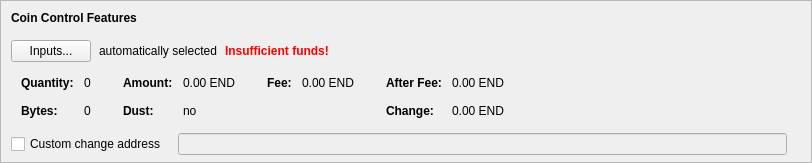
    <widget class="QFrame" name="frameCoinControl">
     <property name="sizePolicy">
      <sizepolicy hsizetype="Expanding" vsizetype="Expanding">
       <horstretch>0</horstretch>
       <verstretch>0</verstretch>
      </sizepolicy>
     </property>
     <property name="maximumSize">
      <size>
       <width>16777215</width>
       <height>16777215</height>
      </size>
     </property>
     <property name="frameShape">
      <enum>QFrame::StyledPanel</enum>
     </property>
     <property name="frameShadow">
      <enum>QFrame::Sunken</enum>
     </property>
     <layout class="QVBoxLayout" name="verticalLayoutCoinControl2">
      <property name="spacing">
       <number>0</number>
      </property>
      <property name="leftMargin">
       <number>0</number>
      </property>
      <property name="topMargin">
       <number>0</number>
      </property>
      <property name="rightMargin">
       <number>0</number>
      </property>
      <property name="bottomMargin">
       <number>6</number>
      </property>
      <item>
       <layout class="QVBoxLayout" name="verticalLayoutCoinControl" stretch="0,0,0,0,1">
        <property name="spacing">
         <number>0</number>
        </property>
        <property name="leftMargin">
         <number>10</number>
        </property>
        <property name="topMargin">
         <number>10</number>
        </property>
        <item>
         <layout class="QHBoxLayout" name="horizontalLayoutCoinControl1">
          <property name="bottomMargin">
           <number>15</number>
          </property>
          <item>
           <widget class="QLabel" name="labelCoinControlFeatures">
            <property name="sizePolicy">
             <sizepolicy hsizetype="Preferred" vsizetype="Maximum">
              <horstretch>0</horstretch>
              <verstretch>0</verstretch>
             </sizepolicy>
            </property>
            <property name="font">
             <font>
              <weight>75</weight>
              <bold>true</bold>
             </font>
            </property>
            <property name="styleSheet">
             <string notr="true">font-weight:bold;</string>
            </property>
            <property name="text">
             <string>Coin Control Features</string>
            </property>
           </widget>
          </item>
         </layout>
        </item>
        <item>
         <layout class="QHBoxLayout" name="horizontalLayoutCoinControl2" stretch="0,0,0,0">
          <property name="spacing">
           <number>8</number>
          </property>
          <property name="bottomMargin">
           <number>10</number>
          </property>
          <item>
           <widget class="QPushButton" name="pushButtonCoinControl">
            <property name="styleSheet">
             <string notr="true"/>
            </property>
            <property name="text">
             <string>Inputs...</string>
            </property>
            <property name="autoDefault">
             <bool>false</bool>
            </property>
           </widget>
          </item>
          <item>
           <widget class="QLabel" name="labelCoinControlAutomaticallySelected">
            <property name="text">
             <string>automatically selected</string>
            </property>
            <property name="margin">
             <number>5</number>
            </property>
           </widget>
          </item>
          <item>
           <widget class="QLabel" name="labelCoinControlInsuffFunds">
            <property name="font">
             <font>
              <weight>75</weight>
              <bold>true</bold>
             </font>
            </property>
            <property name="styleSheet">
             <string notr="true">color:red;font-weight:bold;</string>
            </property>
            <property name="text">
             <string>Insufficient funds!</string>
            </property>
            <property name="margin">
             <number>5</number>
            </property>
           </widget>
          </item>
          <item>
           <spacer name="horizontalSpacerCoinControl">
            <property name="orientation">
             <enum>Qt::Horizontal</enum>
            </property>
            <property name="sizeHint" stdset="0">
             <size>
              <width>40</width>
              <height>1</height>
             </size>
            </property>
           </spacer>
          </item>
         </layout>
        </item>
        <item>
         <widget class="QWidget" name="widgetCoinControl" native="true">
          <property name="sizePolicy">
           <sizepolicy hsizetype="Preferred" vsizetype="Preferred">
            <horstretch>0</horstretch>
            <verstretch>0</verstretch>
           </sizepolicy>
          </property>
          <property name="minimumSize">
           <size>
            <width>0</width>
            <height>0</height>
           </size>
          </property>
          <property name="styleSheet">
           <string notr="true"/>
          </property>
          <layout class="QHBoxLayout" name="horizontalLayoutCoinControl5">
           <property name="leftMargin">
            <number>0</number>
           </property>
           <property name="topMargin">
            <number>0</number>
           </property>
           <property name="rightMargin">
            <number>0</number>
           </property>
           <property name="bottomMargin">
            <number>0</number>
           </property>
           <item>
            <layout class="QHBoxLayout" name="horizontalLayoutCoinControl3" stretch="0,0,0,1">
             <property name="spacing">
              <number>20</number>
             </property>
             <property name="topMargin">
              <number>0</number>
             </property>
             <property name="bottomMargin">
              <number>10</number>
             </property>
             <item>
              <layout class="QFormLayout" name="formLayoutCoinControl1">
               <property name="horizontalSpacing">
                <number>10</number>
               </property>
               <property name="verticalSpacing">
                <number>14</number>
               </property>
               <property name="leftMargin">
                <number>10</number>
               </property>
               <property name="topMargin">
                <number>4</number>
               </property>
               <property name="rightMargin">
                <number>6</number>
               </property>
               <item row="0" column="0">
                <widget class="QLabel" name="labelCoinControlQuantityText">
                 <property name="font">
                  <font>
                   <weight>75</weight>
                   <bold>true</bold>
                  </font>
                 </property>
                 <property name="text">
                  <string>Quantity:</string>
                 </property>
                 <property name="margin">
                  <number>0</number>
                 </property>
                </widget>
               </item>
               <item row="0" column="1">
                <widget class="QLabel" name="labelCoinControlQuantity">
                 <property name="cursor">
                  <cursorShape>IBeamCursor</cursorShape>
                 </property>
                 <property name="contextMenuPolicy">
                  <enum>Qt::ActionsContextMenu</enum>
                 </property>
                 <property name="text">
                  <string notr="true">0</string>
                 </property>
                 <property name="margin">
                  <number>0</number>
                 </property>
                 <property name="textInteractionFlags">
                  <set>Qt::LinksAccessibleByMouse|Qt::TextSelectableByKeyboard|Qt::TextSelectableByMouse</set>
                 </property>
                </widget>
               </item>
               <item row="1" column="0">
                <widget class="QLabel" name="labelCoinControlBytesText">
                 <property name="font">
                  <font>
                   <weight>75</weight>
                   <bold>true</bold>
                  </font>
                 </property>
                 <property name="text">
                  <string>Bytes:</string>
                 </property>
                </widget>
               </item>
               <item row="1" column="1">
                <widget class="QLabel" name="labelCoinControlBytes">
                 <property name="cursor">
                  <cursorShape>IBeamCursor</cursorShape>
                 </property>
                 <property name="contextMenuPolicy">
                  <enum>Qt::ActionsContextMenu</enum>
                 </property>
                 <property name="text">
                  <string notr="true">0</string>
                 </property>
                 <property name="textInteractionFlags">
                  <set>Qt::LinksAccessibleByMouse|Qt::TextSelectableByKeyboard|Qt::TextSelectableByMouse</set>
                 </property>
                </widget>
               </item>
              </layout>
             </item>
             <item>
              <layout class="QFormLayout" name="formLayoutCoinControl2">
               <property name="horizontalSpacing">
                <number>10</number>
               </property>
               <property name="verticalSpacing">
                <number>14</number>
               </property>
               <property name="leftMargin">
                <number>6</number>
               </property>
               <property name="topMargin">
                <number>4</number>
               </property>
               <property name="rightMargin">
                <number>6</number>
               </property>
               <item row="0" column="0">
                <widget class="QLabel" name="labelCoinControlAmountText">
                 <property name="font">
                  <font>
                   <weight>75</weight>
                   <bold>true</bold>
                  </font>
                 </property>
                 <property name="text">
                  <string>Amount:</string>
                 </property>
                 <property name="margin">
                  <number>0</number>
                 </property>
                </widget>
               </item>
               <item row="0" column="1">
                <widget class="QLabel" name="labelCoinControlAmount">
                 <property name="cursor">
                  <cursorShape>IBeamCursor</cursorShape>
                 </property>
                 <property name="contextMenuPolicy">
                  <enum>Qt::ActionsContextMenu</enum>
                 </property>
                 <property name="text">
                  <string notr="true">0.00 END</string>
                 </property>
                 <property name="textInteractionFlags">
                  <set>Qt::LinksAccessibleByMouse|Qt::TextSelectableByKeyboard|Qt::TextSelectableByMouse</set>
                 </property>
                </widget>
               </item>
               <item row="1" column="0">
                <widget class="QLabel" name="labelCoinControlLowOutputText">
                 <property name="font">
                  <font>
                   <weight>75</weight>
                   <bold>true</bold>
                  </font>
                 </property>
                 <property name="text">
                  <string>Dust:</string>
                 </property>
                </widget>
               </item>
               <item row="1" column="1">
                <widget class="QLabel" name="labelCoinControlLowOutput">
                 <property name="cursor">
                  <cursorShape>IBeamCursor</cursorShape>
                 </property>
                 <property name="contextMenuPolicy">
                  <enum>Qt::ActionsContextMenu</enum>
                 </property>
                 <property name="text">
                  <string notr="true">no</string>
                 </property>
                 <property name="textInteractionFlags">
                  <set>Qt::LinksAccessibleByMouse|Qt::TextSelectableByKeyboard|Qt::TextSelectableByMouse</set>
                 </property>
                </widget>
               </item>
              </layout>
             </item>
             <item>
              <layout class="QFormLayout" name="formLayoutCoinControl3">
               <property name="horizontalSpacing">
                <number>10</number>
               </property>
               <property name="verticalSpacing">
                <number>14</number>
               </property>
               <property name="leftMargin">
                <number>6</number>
               </property>
               <property name="topMargin">
                <number>4</number>
               </property>
               <property name="rightMargin">
                <number>6</number>
               </property>
               <item row="0" column="0">
                <widget class="QLabel" name="labelCoinControlFeeText">
                 <property name="font">
                  <font>
                   <weight>75</weight>
                   <bold>true</bold>
                  </font>
                 </property>
                 <property name="text">
                  <string>Fee:</string>
                 </property>
                 <property name="margin">
                  <number>0</number>
                 </property>
                </widget>
               </item>
               <item row="0" column="1">
                <widget class="QLabel" name="labelCoinControlFee">
                 <property name="cursor">
                  <cursorShape>IBeamCursor</cursorShape>
                 </property>
                 <property name="contextMenuPolicy">
                  <enum>Qt::ActionsContextMenu</enum>
                 </property>
                 <property name="text">
                  <string notr="true">0.00 END</string>
                 </property>
                 <property name="textInteractionFlags">
                  <set>Qt::LinksAccessibleByMouse|Qt::TextSelectableByKeyboard|Qt::TextSelectableByMouse</set>
                 </property>
                </widget>
               </item>
             </layout>
             </item>
             <item>
              <layout class="QFormLayout" name="formLayoutCoinControl4">
               <property name="horizontalSpacing">
                <number>10</number>
               </property>
               <property name="verticalSpacing">
                <number>14</number>
               </property>
               <property name="leftMargin">
                <number>6</number>
               </property>
               <property name="topMargin">
                <number>4</number>
               </property>
               <property name="rightMargin">
                <number>6</number>
               </property>
               <item row="0" column="0">
                <widget class="QLabel" name="labelCoinControlAfterFeeText">
                 <property name="font">
                  <font>
                   <weight>75</weight>
                   <bold>true</bold>
                  </font>
                 </property>
                 <property name="text">
                  <string>After Fee:</string>
                 </property>
                 <property name="margin">
                  <number>0</number>
                 </property>
                </widget>
               </item>
               <item row="0" column="1">
                <widget class="QLabel" name="labelCoinControlAfterFee">
                 <property name="cursor">
                  <cursorShape>IBeamCursor</cursorShape>
                 </property>
                 <property name="contextMenuPolicy">
                  <enum>Qt::ActionsContextMenu</enum>
                 </property>
                 <property name="text">
                  <string notr="true">0.00 END</string>
                 </property>
                 <property name="textInteractionFlags">
                  <set>Qt::LinksAccessibleByMouse|Qt::TextSelectableByKeyboard|Qt::TextSelectableByMouse</set>
                 </property>
                </widget>
               </item>
               <item row="1" column="0">
                <widget class="QLabel" name="labelCoinControlChangeText">
                 <property name="font">
                  <font>
                   <weight>75</weight>
                   <bold>true</bold>
                  </font>
                 </property>
                 <property name="text">
                  <string>Change:</string>
                 </property>
                </widget>
               </item>
               <item row="1" column="1">
                <widget class="QLabel" name="labelCoinControlChange">
                 <property name="cursor">
                  <cursorShape>IBeamCursor</cursorShape>
                 </property>
                 <property name="contextMenuPolicy">
                  <enum>Qt::ActionsContextMenu</enum>
                 </property>
                 <property name="text">
                  <string notr="true">0.00 END</string>
                 </property>
                 <property name="textInteractionFlags">
                  <set>Qt::LinksAccessibleByMouse|Qt::TextSelectableByKeyboard|Qt::TextSelectableByMouse</set>
                 </property>
                </widget>
               </item>
              </layout>
             </item>
            </layout>
           </item>
          </layout>
         </widget>
        </item>
        <item>
         <layout class="QHBoxLayout" name="horizontalLayoutCoinControl4" stretch="0,0,0">
          <property name="spacing">
           <number>12</number>
          </property>
          <property name="sizeConstraint">
           <enum>QLayout::SetDefaultConstraint</enum>
          </property>
          <property name="topMargin">
           <number>5</number>
          </property>
          <property name="rightMargin">
           <number>5</number>
          </property>
          <item>
           <widget class="QCheckBox" name="checkBoxCoinControlChange">
            <property name="toolTip">
             <string>If this is activated, but the change address is empty or invalid, change will be sent to a newly generated address.</string>
            </property>
            <property name="text">
             <string>Custom change address</string>
            </property>
           </widget>
          </item>
          <item>
           <widget class="QValidatedLineEdit" name="lineEditCoinControlChange">
            <property name="enabled">
             <bool>false</bool>
            </property>
            <property name="sizePolicy">
             <sizepolicy hsizetype="Expanding" vsizetype="Fixed">
              <horstretch>0</horstretch>
              <verstretch>0</verstretch>
             </sizepolicy>
            </property>
           </widget>
          </item>
          <item>
           <widget class="QLabel" name="labelCoinControlChangeLabel">
            <property name="sizePolicy">
             <sizepolicy hsizetype="Preferred" vsizetype="Expanding">
              <horstretch>0</horstretch>
              <verstretch>0</verstretch>
             </sizepolicy>
            </property>
            <property name="minimumSize">
             <size>
              <width>0</width>
              <height>0</height>
             </size>
            </property>
            <property name="text">
             <string/>
            </property>
            <property name="margin">
             <number>3</number>
            </property>
           </widget>
          </item>
         </layout>
        </item>
        <item>
         <spacer name="verticalSpacerCoinControl">
          <property name="orientation">
           <enum>Qt::Vertical</enum>
          </property>
          <property name="sizeHint" stdset="0">
           <size>
            <width>800</width>
            <height>1</height>
           </size>
          </property>
         </spacer>
        </item>
       </layout>
      </item>
     </layout>
    </widget>
